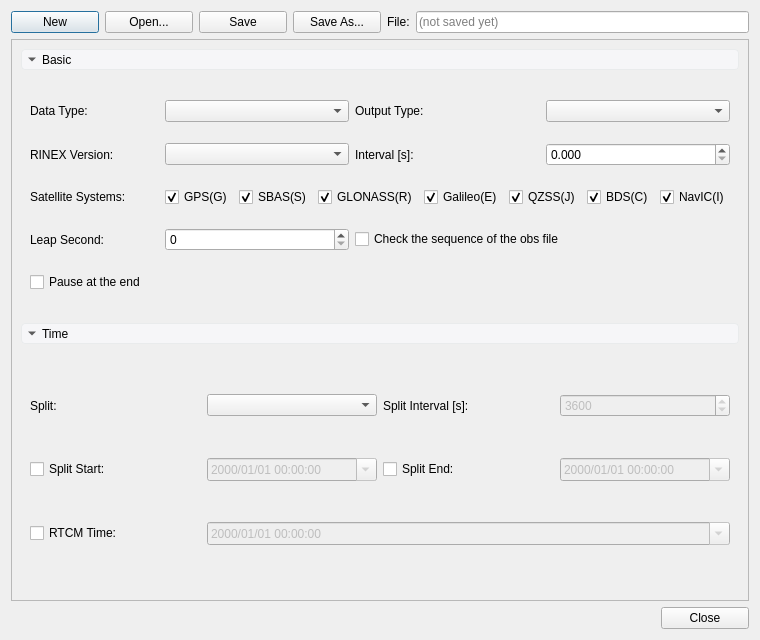
<?xml version="1.0" encoding="UTF-8"?>
<ui version="4.0">
 <class>RinexConfigFileEditorDialog</class>
 <widget class="QDialog" name="RinexConfigFileEditorDialog">
  <property name="geometry">
   <rect>
    <x>0</x>
    <y>0</y>
    <width>760</width>
    <height>640</height>
   </rect>
  </property>
  <property name="windowTitle">
   <string>Rinex Convert Config File Editor</string>
  </property>
  <layout class="QVBoxLayout" name="mainLayout">
   <item>
    <layout class="QHBoxLayout" name="topLayout">
     <item>
      <widget class="QPushButton" name="btnNew">
       <property name="minimumSize">
        <size>
         <width>88</width>
         <height>0</height>
        </size>
       </property>
       <property name="cursor">
        <cursorShape>PointingHandCursor</cursorShape>
       </property>
       <property name="text">
        <string>New</string>
       </property>
       <property name="toolTip">
        <string>Start a new config with default values</string>
       </property>
      </widget>
     </item>
     <item>
      <widget class="QPushButton" name="btnOpen">
       <property name="minimumSize">
        <size>
         <width>88</width>
         <height>0</height>
        </size>
       </property>
       <property name="cursor">
        <cursorShape>PointingHandCursor</cursorShape>
       </property>
       <property name="text">
        <string>Open...</string>
       </property>
       <property name="toolTip">
        <string>Open an existing Rinex convert config file</string>
       </property>
      </widget>
     </item>
     <item>
      <widget class="QPushButton" name="btnSave">
       <property name="minimumSize">
        <size>
         <width>88</width>
         <height>0</height>
        </size>
       </property>
       <property name="cursor">
        <cursorShape>PointingHandCursor</cursorShape>
       </property>
       <property name="text">
        <string>Save</string>
       </property>
       <property name="toolTip">
        <string>Save to the current file (asks for a name when the file is new)</string>
       </property>
      </widget>
     </item>
     <item>
      <widget class="QPushButton" name="btnSaveAs">
       <property name="minimumSize">
        <size>
         <width>88</width>
         <height>0</height>
        </size>
       </property>
       <property name="cursor">
        <cursorShape>PointingHandCursor</cursorShape>
       </property>
       <property name="text">
        <string>Save As...</string>
       </property>
      </widget>
     </item>
     <item>
      <widget class="QLabel" name="fileLabel">
       <property name="text">
        <string>File:</string>
       </property>
      </widget>
     </item>
     <item>
      <widget class="QLineEdit" name="filePathEdit">
       <property name="readOnly">
        <bool>true</bool>
       </property>
       <property name="placeholderText">
        <string>(not saved yet)</string>
       </property>
      </widget>
     </item>
    </layout>
   </item>
   <item>
    <widget class="QScrollArea" name="scrollArea">
     <property name="widgetResizable">
      <bool>true</bool>
     </property>
     <widget class="QWidget" name="scrollWidget">
      <property name="geometry">
       <rect>
        <x>0</x>
        <y>0</y>
        <width>740</width>
        <height>520</height>
       </rect>
      </property>
      <layout class="QVBoxLayout" name="scrollLayout">
       <item>
        <widget class="QToolButton" name="basicToolButton">
         <property name="sizePolicy">
          <sizepolicy hsizetype="Expanding" vsizetype="Fixed">
           <horstretch>0</horstretch>
           <verstretch>0</verstretch>
          </sizepolicy>
         </property>
         <property name="styleSheet">
          <string notr="true">QToolButton{
height: 2em;
background-color: #f6f6f8;
border: 1px solid #e9ebec;
border-radius: 4px;
color: black;
}

QToolButton::down-arrow {
 image: url(:/icons/Resources/Icons/DownArrow.png);
}
QToolButton::right-arrow{
 image: url(:/icons/Resources/Icons/RightArrow.png);
}</string>
         </property>
         <property name="text">
          <string>Basic</string>
         </property>
         <property name="checkable">
          <bool>true</bool>
         </property>
         <property name="checked">
          <bool>true</bool>
         </property>
         <property name="toolButtonStyle">
          <enum>Qt::ToolButtonTextBesideIcon</enum>
         </property>
         <property name="arrowType">
          <enum>Qt::DownArrow</enum>
         </property>
        </widget>
       </item>
       <item>
        <widget class="QWidget" name="basicWidget">
         <layout class="QGridLayout" name="basicLayout">
          <item row="0" column="0">
           <widget class="QLabel" name="dataTypeLabel">
            <property name="text">
             <string>Data Type:</string>
            </property>
           </widget>
          </item>
          <item row="0" column="1">
           <widget class="MyComboBox" name="dataTypeComboBox"/>
          </item>
          <item row="0" column="2">
           <widget class="QLabel" name="outputTypeLabel">
            <property name="text">
             <string>Output Type:</string>
            </property>
           </widget>
          </item>
          <item row="0" column="3">
           <widget class="MyComboBox" name="outputTypeComboBox"/>
          </item>
          <item row="1" column="0">
           <widget class="QLabel" name="rinexVerLabel">
            <property name="text">
             <string>RINEX Version:</string>
            </property>
           </widget>
          </item>
          <item row="1" column="1">
           <widget class="MyComboBox" name="rinexVerComboBox"/>
          </item>
          <item row="1" column="2">
           <widget class="QLabel" name="intervalLabel">
            <property name="text">
             <string>Interval [s]:</string>
            </property>
           </widget>
          </item>
          <item row="1" column="3">
           <widget class="MyNoWheelDoubleSpinBox" name="intervalSpinBox">
            <property name="decimals">
             <number>3</number>
            </property>
            <property name="maximum">
             <double>3600.000000000000000</double>
            </property>
            <property name="singleStep">
             <double>0.500000000000000</double>
            </property>
            <property name="toolTip">
             <string>Output sample interval; 0 = derive from the raw file</string>
            </property>
           </widget>
          </item>
          <item row="2" column="0">
           <widget class="QLabel" name="sysLabel">
            <property name="text">
             <string>Satellite Systems:</string>
            </property>
           </widget>
          </item>
          <item row="2" column="1" colspan="3">
           <layout class="QHBoxLayout" name="sysLayout">
            <item>
             <widget class="QCheckBox" name="sysGPSChk">
              <property name="text">
               <string>GPS(G)</string>
              </property>
              <property name="checked">
               <bool>true</bool>
              </property>
             </widget>
            </item>
            <item>
             <widget class="QCheckBox" name="sysSBASChk">
              <property name="text">
               <string>SBAS(S)</string>
              </property>
              <property name="checked">
               <bool>true</bool>
              </property>
             </widget>
            </item>
            <item>
             <widget class="QCheckBox" name="sysGLOChk">
              <property name="text">
               <string>GLONASS(R)</string>
              </property>
              <property name="checked">
               <bool>true</bool>
              </property>
             </widget>
            </item>
            <item>
             <widget class="QCheckBox" name="sysGALChk">
              <property name="text">
               <string>Galileo(E)</string>
              </property>
              <property name="checked">
               <bool>true</bool>
              </property>
             </widget>
            </item>
            <item>
             <widget class="QCheckBox" name="sysQZSChk">
              <property name="text">
               <string>QZSS(J)</string>
              </property>
              <property name="checked">
               <bool>true</bool>
              </property>
             </widget>
            </item>
            <item>
             <widget class="QCheckBox" name="sysBDSChk">
              <property name="text">
               <string>BDS(C)</string>
              </property>
              <property name="checked">
               <bool>true</bool>
              </property>
             </widget>
            </item>
            <item>
             <widget class="QCheckBox" name="sysNICChk">
              <property name="text">
               <string>NavIC(I)</string>
              </property>
              <property name="checked">
               <bool>true</bool>
              </property>
             </widget>
            </item>
           </layout>
          </item>
          <item row="3" column="0">
           <widget class="QLabel" name="leapSecondLabel">
            <property name="text">
             <string>Leap Second:</string>
            </property>
           </widget>
          </item>
          <item row="3" column="1">
           <widget class="MyNoWheelSpinBox" name="leapSecondSpinBox">
            <property name="maximum">
             <number>999</number>
            </property>
            <property name="toolTip">
             <string>0 = take the leap second from the ephemeris</string>
            </property>
           </widget>
          </item>
          <item row="3" column="2" colspan="2">
           <widget class="QCheckBox" name="cheakSeqChk">
            <property name="text">
             <string>Check the sequence of the obs file</string>
            </property>
           </widget>
          </item>
          <item row="4" column="0" colspan="4">
           <widget class="QCheckBox" name="pauseChk">
            <property name="text">
             <string>Pause at the end</string>
            </property>
           </widget>
          </item>
         </layout>
        </widget>
       </item>
       <item>
        <widget class="QToolButton" name="splitToolButton">
         <property name="sizePolicy">
          <sizepolicy hsizetype="Expanding" vsizetype="Fixed">
           <horstretch>0</horstretch>
           <verstretch>0</verstretch>
          </sizepolicy>
         </property>
         <property name="styleSheet">
          <string notr="true">QToolButton{
height: 2em;
background-color: #f6f6f8;
border: 1px solid #e9ebec;
border-radius: 4px;
color: black;
}

QToolButton::down-arrow {
 image: url(:/icons/Resources/Icons/DownArrow.png);
}
QToolButton::right-arrow{
 image: url(:/icons/Resources/Icons/RightArrow.png);
}</string>
         </property>
         <property name="text">
          <string>Time</string>
         </property>
         <property name="checkable">
          <bool>true</bool>
         </property>
         <property name="checked">
          <bool>true</bool>
         </property>
         <property name="toolButtonStyle">
          <enum>Qt::ToolButtonTextBesideIcon</enum>
         </property>
         <property name="arrowType">
          <enum>Qt::DownArrow</enum>
         </property>
        </widget>
       </item>
       <item>
        <widget class="QWidget" name="splitWidget">
         <layout class="QGridLayout" name="splitLayout">
          <item row="0" column="0">
           <widget class="QLabel" name="splitLabel">
            <property name="text">
             <string>Split:</string>
            </property>
           </widget>
          </item>
          <item row="0" column="1">
           <widget class="MyComboBox" name="splitComboBox"/>
          </item>
          <item row="0" column="2">
           <widget class="QLabel" name="splitTintLabel">
            <property name="text">
             <string>Split Interval [s]:</string>
            </property>
           </widget>
          </item>
          <item row="0" column="3">
           <widget class="MyNoWheelSpinBox" name="splitTintSpinBox">
            <property name="maximum">
             <number>999999999</number>
            </property>
            <property name="value">
             <number>3600</number>
            </property>
            <property name="enabled">
             <bool>false</bool>
            </property>
           </widget>
          </item>
          <item row="1" column="0">
           <widget class="QCheckBox" name="splitStartEnabledChk">
            <property name="text">
             <string>Split Start:</string>
            </property>
            <property name="toolTip">
             <string>Checked: the line is written to the file. Unchecked: the line is commented out.</string>
            </property>
           </widget>
          </item>
          <item row="1" column="1">
           <widget class="MyDateTimeEdit" name="splitStartDateTimeEdit">
            <property name="calendarPopup">
             <bool>true</bool>
            </property>
            <property name="displayFormat">
             <string>yyyy/MM/dd HH:mm:ss</string>
            </property>
            <property name="enabled">
             <bool>false</bool>
            </property>
           </widget>
          </item>
          <item row="1" column="2">
           <widget class="QCheckBox" name="splitEndEnabledChk">
            <property name="text">
             <string>Split End:</string>
            </property>
            <property name="toolTip">
             <string>Checked: the line is written to the file. Unchecked: the line is commented out.</string>
            </property>
           </widget>
          </item>
          <item row="1" column="3">
           <widget class="MyDateTimeEdit" name="splitEndDateTimeEdit">
            <property name="calendarPopup">
             <bool>true</bool>
            </property>
            <property name="displayFormat">
             <string>yyyy/MM/dd HH:mm:ss</string>
            </property>
            <property name="enabled">
             <bool>false</bool>
            </property>
           </widget>
          </item>
          <item row="2" column="0">
           <widget class="QCheckBox" name="rtcmTimeEnabledCheckBox">
            <property name="text">
             <string>RTCM Time:</string>
            </property>
           </widget>
          </item>
          <item row="2" column="1" colspan="3">
           <widget class="MyDateTimeEdit" name="rtcmTimeEdit">
            <property name="calendarPopup">
             <bool>true</bool>
            </property>
            <property name="displayFormat">
             <string>yyyy/MM/dd HH:mm:ss</string>
            </property>
            <property name="enabled">
             <bool>false</bool>
            </property>
            <property name="toolTip">
             <string>Only needed when the RTCM data carries no ephemeris (the time cannot be auto-detected then); data with ephemeris info does not need this.</string>
            </property>
           </widget>
          </item>
         </layout>
        </widget>
       </item>
      </layout>
     </widget>
    </widget>
   </item>
   <item>
    <layout class="QHBoxLayout" name="bottomLayout">
     <item>
      <spacer name="bottomSpacer">
       <property name="orientation">
        <enum>Qt::Horizontal</enum>
       </property>
       <property name="sizeHint" stdset="0">
        <size>
         <width>40</width>
         <height>20</height>
        </size>
       </property>
      </spacer>
     </item>
     <item>
      <widget class="QPushButton" name="btnClose">
       <property name="minimumSize">
        <size>
         <width>88</width>
         <height>0</height>
        </size>
       </property>
       <property name="cursor">
        <cursorShape>PointingHandCursor</cursorShape>
       </property>
       <property name="text">
        <string>Close</string>
       </property>
      </widget>
     </item>
    </layout>
   </item>
  </layout>
 </widget>
 <customwidgets>
  <customwidget>
   <class>MyComboBox</class>
   <extends>QComboBox</extends>
   <header location="global">Components/MyComboBox.h</header>
  </customwidget>
  <customwidget>
   <class>MyNoWheelSpinBox</class>
   <extends>QSpinBox</extends>
   <header location="global">Components/MyNoWheelSpinBox.h</header>
  </customwidget>
  <customwidget>
   <class>MyDateTimeEdit</class>
   <extends>QDateTimeEdit</extends>
   <header location="global">Components/MyDateTimeEdit.h</header>
  </customwidget>
  <customwidget>
   <class>MyNoWheelDoubleSpinBox</class>
   <extends>QDoubleSpinBox</extends>
   <header location="global">Components/MyNoWheelDoubleSpinBox.h</header>
  </customwidget>
 </customwidgets>
 <resources/>
 <connections/>
</ui>
